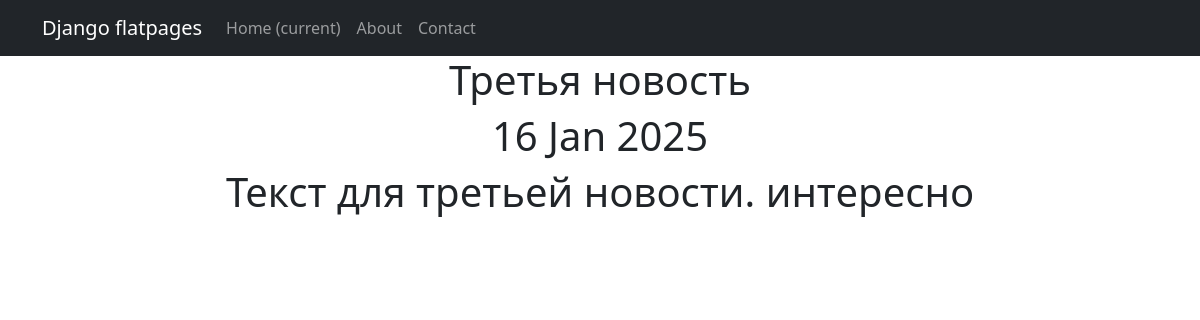
/news/5, run on the app's committed database.
### news_app/models.py (models this page shows, shortened)
class Post(models.Model):
    ARTICLE = 'AR'
    NEWS = 'NW'
    POST_TYPES = [
        (ARTICLE, 'Article'),
        (NEWS, 'News'),
    ]
    author = models.ForeignKey(Author, on_delete=models.CASCADE)
    type = models.CharField(max_length=2, choices=POST_TYPES, default=NEWS)
    created_at = models.DateTimeField(auto_now_add=True)
    categories = models.ManyToManyField(Category, through='PostCategory')
    title = models.CharField(max_length=128)
    text = models.TextField()
    rating = models.IntegerField(default=0)

### news_app/views.py (the view)
# urls.py: path('<int:pk>', PostDetail.as_view(), name='post_detail'),
class PostDetail(DetailView):
    model = Post
    template_name = 'post.html'
    context_object_name = 'post'

### news_app/templatetags/censor_filters.py (called while the page is built)
@register.filter(name='censor')
def censor(value):
    if not isinstance(value, str):
        raise ValueError("Censor filter can only be applied to strings.")
    for word in BAD_WORDS:
        value = value.replace(word, f"{word[0]}{'*' * (len(word) - 1)}")
        value = value.replace(word.capitalize(), f"{word[0]}{'*' * (len(word) - 1)}")
    return value

### templates/post.html (shortened to what this page needs)
{% extends 'flatpages/default.html' %}
{% load censor_filters %}
{% block content %}
<h1>{{ post.title|censor }}</h1>
<h1>{{ post.created_at|date:'d M Y' }}</h1>
<h1>{{ post.text|censor }}</h1>
{% endblock content %}

### data on the page
Post: title|censor "Третья новость", created_at "16 Jan 2025", text|censor "Текст для третьей новости. интересно"
